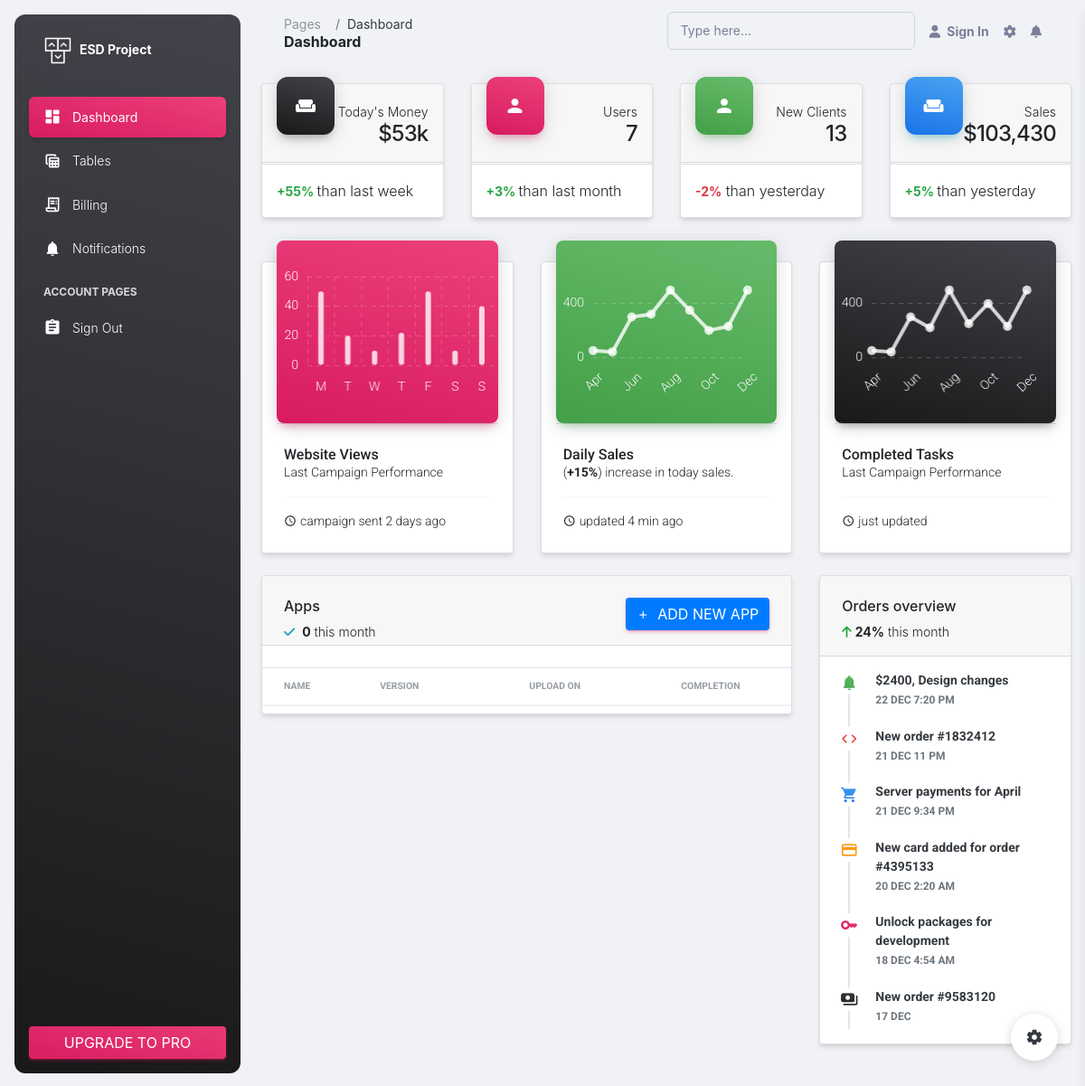
The app's page /project/dashboard/, older data.
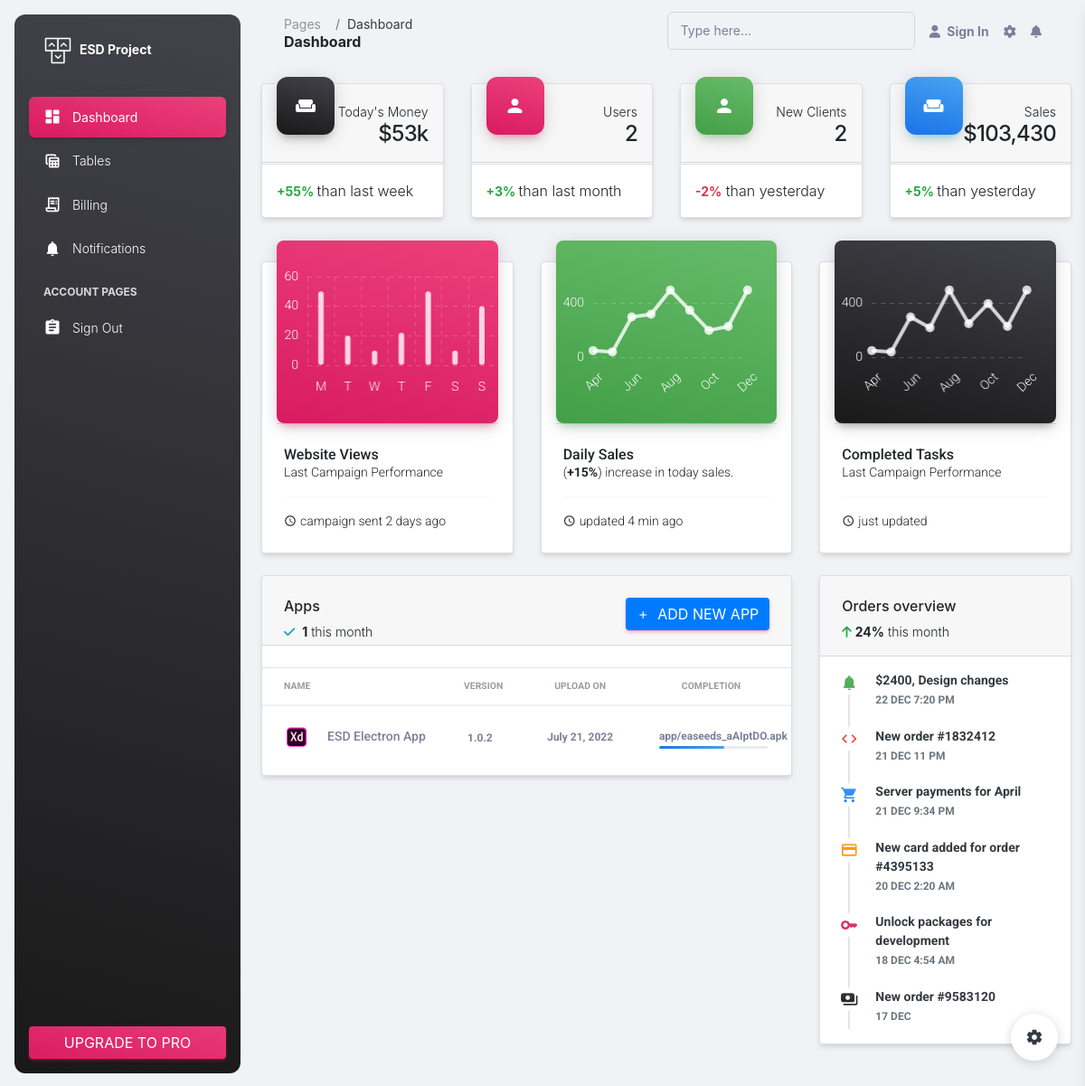
The same page, newer data.
### license_api/models.py (models this page shows)
class UpdateFile(models.Model):
    appVersion = models.CharField(null=True, blank=True, max_length=50)
    appFile = models.FileField(upload_to='app')
    uploadedDate = models.DateField(null=True,
                                    blank=True)

### license_api/views.py (the view)
# urls.py: path('dashboard/', home, name='dashboard'),
def home(request):
    qs = UpdateFile.objects.all()
    apps = UpdateFile.objects.count()
    users = UserDetails.objects.count()
    startdate = datetime.today().date()
    enddate = startdate + relativedelta(days=6)
    license = LicenseKey.objects.all()
    data_list = []
    for lic in license:
        number_of_users = lic.numberOfUsers
        data_list.append(number_of_users)
    total_users = sum(data_list)
    if request.method == 'POST':
        form = AppForm(request.POST, request.FILES,)
        if form.is_valid():
            app = form.save(commit=False)
            app.uploadedDate = datetime.today().date()
            app.save()
            return redirect('dashboard')
    else:
        form = AppForm(request.FILES)
    context = {"form": form, "apps": qs, "number": apps,
               "users": users, "filter": total_users}
    return render(request, 'dashboard.html', context)

### license_api/forms.py
class AppForm(forms.ModelForm):
    class Meta:
        model = UpdateFile
        fields = [
            "appFile", "appVersion"
        ]
        widgets = {
            "appVersion": forms.TextInput(
                attrs={
                    'class': "form-control"
                }
            ),
            "appFile": forms.FileInput()
        }

### templates/dashboard.html (shortened to what the changed rows need)
{% load static %}
<!DOCTYPE html>
<html lang="en">
<head>
  <link href="{%static 'assets/css/nucleo-icons.css' %}" rel="stylesheet" />
  <link href="{%static  'assets/css/nucleo-svg.css'%}" rel="stylesheet" />
  <link id="pagestyle" href="{%static 'assets/css/material-dashboard.css'%}" rel="stylesheet" />
  <link rel="stylesheet" href="https://cdn.jsdelivr.net/npm/bootstrap@4.0.0/dist/css/bootstrap.min.css">
</head>
<body class="g-sidenav-show  bg-gray-200">
  <main class="main-content position-relative max-height-vh-100 h-100 border-radius-lg ">
    <div class="container-fluid py-4">
      <div class="row">
        <div class="col-xl-3 col-sm-6 mb-xl-0 mb-4">
          <div class="card">
            <div class="card-header p-3 pt-2">
              <div class="text-end pt-1">
                <p class="text-sm mb-0 text-capitalize">Users</p>
                <h4 class="mb-0">{{users}}</h4>
              </div>
            </div>
          </div>
        </div>
        <div class="col-xl-3 col-sm-6 mb-xl-0 mb-4">
          <div class="card">
            <div class="card-header p-3 pt-2">
              <div class="text-end pt-1">
                <p class="text-sm mb-0 text-capitalize">New Clients</p>
                <h4 class="mb-0">{{filter}}</h4>
              </div>
            </div>
          </div>
        </div>
      </div>
      <div class="row mb-4">
        <div class="col-lg-8 col-md-6 mb-md-0 mb-4">
          <div class="card">
            <div class="card-header pb-0">
              <div class="row">
                <div class="col-lg-6 col-7">
                  <p class="text-sm mb-0">
                    <i class="fa fa-check text-info" aria-hidden="true"></i>
                    <span class="font-weight-bold ms-1">{{number}}</span> this month
                  </p>
                </div>
              </div>
            </div>
            <div class="card-body px-0 pb-2">
              <div class="table-responsive">
                <table class="table align-items-center mb-0">
                  <thead>
                    <tr>
                      <th class="text-uppercase text-secondary text-xxs font-weight-bolder opacity-7">Name</th>
                      <th class="text-uppercase text-secondary text-xxs font-weight-bolder opacity-7 ps-2">Version</th>
                      <th class="text-center text-uppercase text-secondary text-xxs font-weight-bolder opacity-7">Upload On</th>
                      <th class="text-center text-uppercase text-secondary text-xxs font-weight-bolder opacity-7">Completion</th>
                    </tr>
                  </thead>
                  <tbody>
                    {% for data in apps %}
                    <tr>
                      <td>
                        <div class="d-flex px-2 py-1">
                          <div>
                            <img src="{%static 'assets/img/small-logos/logo-xd.svg'%}" class="avatar avatar-sm me-3" alt="xd">
                          </div>
                          <div class="d-flex flex-column justify-content-center">
                            <h6 class="mb-0 text-sm">ESD Electron App</h6>
                          </div>
                        </div>
                      </td>
                      <td>
                         <span class="text-xs font-weight-bold"> {{data.appVersion}} </span>
                      </td>
                      <td class="align-middle text-center text-sm">
                        <span class="text-xs font-weight-bold"> {{data.uploadedDate}} </span>
                      </td>
                      <td class="align-middle">
                        <div class="progress-wrapper w-75 mx-auto">
                          <div class="progress-info">
                            <div class="progress-percentage">
                              <span class="text-xs font-weight-bold">{{data.appFile}}</span>
                            </div>
                          </div>
                          <div class="progress">
                            <div class="progress-bar bg-gradient-info w-60" role="progressbar" aria-valuenow="60" aria-valuemin="0" aria-valuemax="100"></div>
                          </div>
                        </div>
                      </td>
                    </tr>
                      {% endfor %}
                  </tbody>
                </table>
              </div>
            </div>
          </div>
        </div>
      </div>
    </div>
  </main>
</body>
</html>

Row changes from the older to the newer data that the page shows:
added UpdateFile: appVersion "1.0.2", uploadedDate "July 21, 2022", appFile "app/easeeds_aAIptDO.apk"
Text that changed along with them:
{{ users }}: "7" → "2"
{{ filter }}: "13" → "2"
{{ number }}: "0" → "1"
